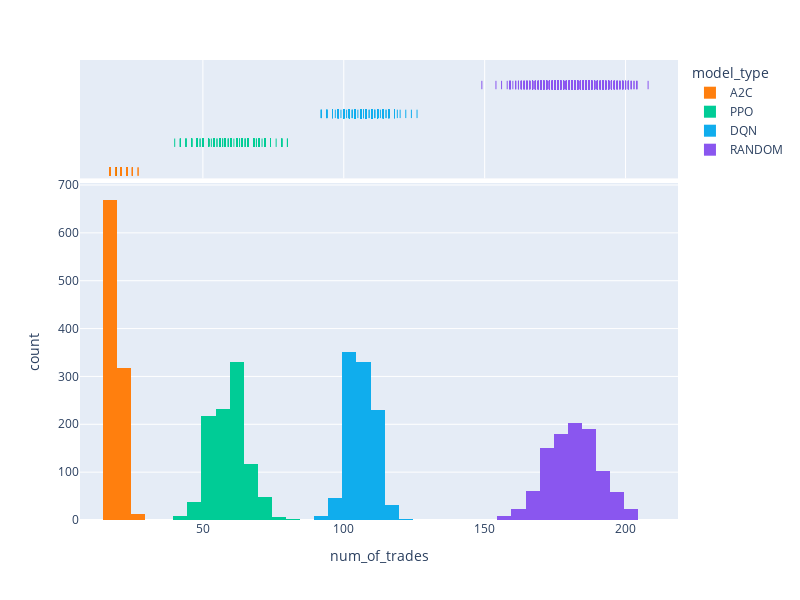

Here is the notebook cell this chart was saved with:
### Code cell
fig = px.histogram(df_simulation_results, x="num_of_trades", color="model_type", color_discrete_sequence=[ "#FF7F0E", "#00CC96", "#10aded", "#8A56EF"],  width=800, height=600, marginal="rug", # can be `box`, `violin`
                         hover_data=['total_reward_cash','fmt_total_profit_percentage', 'num_of_trades', 'sim_id'])
fig.show()

### Figure 1 — Plotly figure (JSON) as saved in the notebook; plotly's stock layout.template omitted (floating-point values rounded to 4 significant figures; data arrays with more than 128 entries replaced by an {"elided": "..."} marker saying what was removed)
{"data": [{"alignmentgroup": "True", "bingroup": "x", "hovertemplate": "model_type=A2C<br>num_of_trades=%{x}<br>count=%{y}<extra></extra>", "legendgroup": "A2C", "marker": {"color": "#FF7F0E", "pattern": {"shape": ""}}, "name": "A2C", "offsetgroup": "A2C", "orientation": "v", "showlegend": true, "type": "histogram", "x": {"elided": "1000 int values"}, "xaxis": "x", "yaxis": "y"}, {"alignmentgroup": "True", "boxpoints": "all", "customdata": {"elided": "1000x3 float values"}, "fillcolor": "rgba(255,255,255,0)", "hoveron": "points", "hovertemplate": "model_type=A2C<br>num_of_trades=%{x}<br>total_reward_cash=%{customdata[0]}<br>fmt_total_profit_percentage=%{customdata[1]}<br>sim_id=%{customdata[2]}<extra></extra>", "jitter": 0, "legendgroup": "A2C", "line": {"color": "rgba(255,255,255,0)"}, "marker": {"color": "#FF7F0E", "symbol": "line-ns-open"}, "name": "A2C", "offsetgroup": "A2C", "showlegend": false, "type": "box", "x": {"elided": "1000 int values"}, "xaxis": "x2", "yaxis": "y2"}, {"alignmentgroup": "True", "bingroup": "x", "hovertemplate": "model_type=PPO<br>num_of_trades=%{x}<br>count=%{y}<extra></extra>", "legendgroup": "PPO", "marker": {"color": "#00CC96", "pattern": {"shape": ""}}, "name": "PPO", "offsetgroup": "PPO", "orientation": "v", "showlegend": true, "type": "histogram", "x": {"elided": "1000 int values"}, "xaxis": "x", "yaxis": "y"}, {"alignmentgroup": "True", "boxpoints": "all", "customdata": {"elided": "1000x3 float values"}, "fillcolor": "rgba(255,255,255,0)", "hoveron": "points", "hovertemplate": "model_type=PPO<br>num_of_trades=%{x}<br>total_reward_cash=%{customdata[0]}<br>fmt_total_profit_percentage=%{customdata[1]}<br>sim_id=%{customdata[2]}<extra></extra>", "jitter": 0, "legendgroup": "PPO", "line": {"color": "rgba(255,255,255,0)"}, "marker": {"color": "#00CC96", "symbol": "line-ns-open"}, "name": "PPO", "offsetgroup": "PPO", "showlegend": false, "type": "box", "x": {"elided": "1000 int values"}, "xaxis": "x2", "yaxis": "y2"}, {"alignmentgroup": "True", "bingroup": "x", "hovertemplate": "model_type=DQN<br>num_of_trades=%{x}<br>count=%{y}<extra></extra>", "legendgroup": "DQN", "marker": {"color": "#10aded", "pattern": {"shape": ""}}, "name": "DQN", "offsetgroup": "DQN", "orientation": "v", "showlegend": true, "type": "histogram", "x": {"elided": "1000 int values"}, "xaxis": "x", "yaxis": "y"}, {"alignmentgroup": "True", "boxpoints": "all", "customdata": {"elided": "1000x3 float values"}, "fillcolor": "rgba(255,255,255,0)", "hoveron": "points", "hovertemplate": "model_type=DQN<br>num_of_trades=%{x}<br>total_reward_cash=%{customdata[0]}<br>fmt_total_profit_percentage=%{customdata[1]}<br>sim_id=%{customdata[2]}<extra></extra>", "jitter": 0, "legendgroup": "DQN", "line": {"color": "rgba(255,255,255,0)"}, "marker": {"color": "#10aded", "symbol": "line-ns-open"}, "name": "DQN", "offsetgroup": "DQN", "showlegend": false, "type": "box", "x": {"elided": "1000 int values"}, "xaxis": "x2", "yaxis": "y2"}, {"alignmentgroup": "True", "bingroup": "x", "hovertemplate": "model_type=RANDOM<br>num_of_trades=%{x}<br>count=%{y}<extra></extra>", "legendgroup": "RANDOM", "marker": {"color": "#8A56EF", "pattern": {"shape": ""}}, "name": "RANDOM", "offsetgroup": "RANDOM", "orientation": "v", "showlegend": true, "type": "histogram", "x": {"elided": "1000 int values"}, "xaxis": "x", "yaxis": "y"}, {"alignmentgroup": "True", "boxpoints": "all", "customdata": {"elided": "1000x3 float values"}, "fillcolor": "rgba(255,255,255,0)", "hoveron": "points", "hovertemplate": "model_type=RANDOM<br>num_of_trades=%{x}<br>total_reward_cash=%{customdata[0]}<br>fmt_total_profit_percentage=%{customdata[1]}<br>sim_id=%{customdata[2]}<extra></extra>", "jitter": 0, "legendgroup": "RANDOM", "line": {"color": "rgba(255,255,255,0)"}, "marker": {"color": "#8A56EF", "symbol": "line-ns-open"}, "name": "RANDOM", "offsetgroup": "RANDOM", "showlegend": false, "type": "box", "x": {"elided": "1000 int values"}, "xaxis": "x2", "yaxis": "y2"}], "layout": {"barmode": "relative", "height": 600, "legend": {"title": {"text": "model_type"}, "tracegroupgap": 0}, "margin": {"t": 60}, "width": 800, "xaxis": {"anchor": "y", "domain": [0, 1], "title": {"text": "num_of_trades"}}, "xaxis2": {"anchor": "y2", "domain": [0, 1], "matches": "x", "showgrid": true, "showticklabels": false}, "yaxis": {"anchor": "x", "domain": [0, 0.7326], "title": {"text": "count"}}, "yaxis2": {"anchor": "x2", "domain": [0.7426, 1], "matches": "y2", "showgrid": false, "showline": false, "showticklabels": false, "ticks": ""}}}
